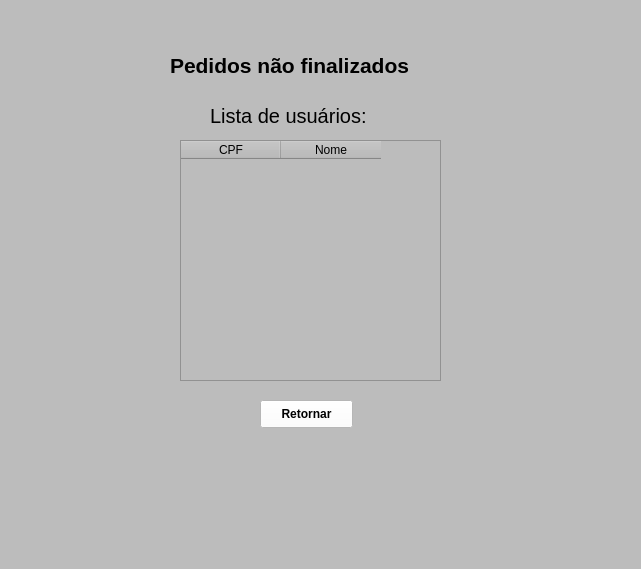
<?xml version="1.0" encoding="UTF-8"?>
<ui version="4.0">
 <class>MainWindow</class>
 <widget class="QMainWindow" name="MainWindow">
  <property name="geometry">
   <rect>
    <x>0</x>
    <y>0</y>
    <width>641</width>
    <height>569</height>
   </rect>
  </property>
  <property name="windowTitle">
   <string>MainWindow</string>
  </property>
  <property name="styleSheet">
   <string notr="true">background-color: rgb(188, 188, 188)</string>
  </property>
  <widget class="QWidget" name="centralwidget">
   <widget class="QTableWidget" name="tableWidget">
    <property name="geometry">
     <rect>
      <x>180</x>
      <y>140</y>
      <width>261</width>
      <height>241</height>
     </rect>
    </property>
    <property name="font">
     <font>
      <pointsize>12</pointsize>
      <weight>50</weight>
      <bold>false</bold>
     </font>
    </property>
    <column>
     <property name="text">
      <string>CPF</string>
     </property>
    </column>
    <column>
     <property name="text">
      <string>Nome</string>
     </property>
    </column>
   </widget>
   <widget class="QLabel" name="label">
    <property name="geometry">
     <rect>
      <x>210</x>
      <y>100</y>
      <width>191</width>
      <height>31</height>
     </rect>
    </property>
    <property name="font">
     <font>
      <pointsize>15</pointsize>
     </font>
    </property>
    <property name="text">
     <string>Lista de usuários:</string>
    </property>
   </widget>
   <widget class="QPushButton" name="pushButton">
    <property name="geometry">
     <rect>
      <x>260</x>
      <y>400</y>
      <width>93</width>
      <height>28</height>
     </rect>
    </property>
    <property name="font">
     <font>
      <weight>75</weight>
      <bold>true</bold>
     </font>
    </property>
    <property name="styleSheet">
     <string notr="true">background-color: rgb(255, 255, 255)</string>
    </property>
    <property name="text">
     <string>Retornar</string>
    </property>
   </widget>
   <widget class="QLabel" name="label_5">
    <property name="geometry">
     <rect>
      <x>170</x>
      <y>50</y>
      <width>321</width>
      <height>31</height>
     </rect>
    </property>
    <property name="font">
     <font>
      <pointsize>16</pointsize>
      <weight>75</weight>
      <bold>true</bold>
     </font>
    </property>
    <property name="text">
     <string>Pedidos não finalizados</string>
    </property>
   </widget>
  </widget>
  <widget class="QMenuBar" name="menubar">
   <property name="geometry">
    <rect>
     <x>0</x>
     <y>0</y>
     <width>641</width>
     <height>26</height>
    </rect>
   </property>
  </widget>
  <widget class="QStatusBar" name="statusbar"/>
 </widget>
 <resources/>
 <connections/>
</ui>
